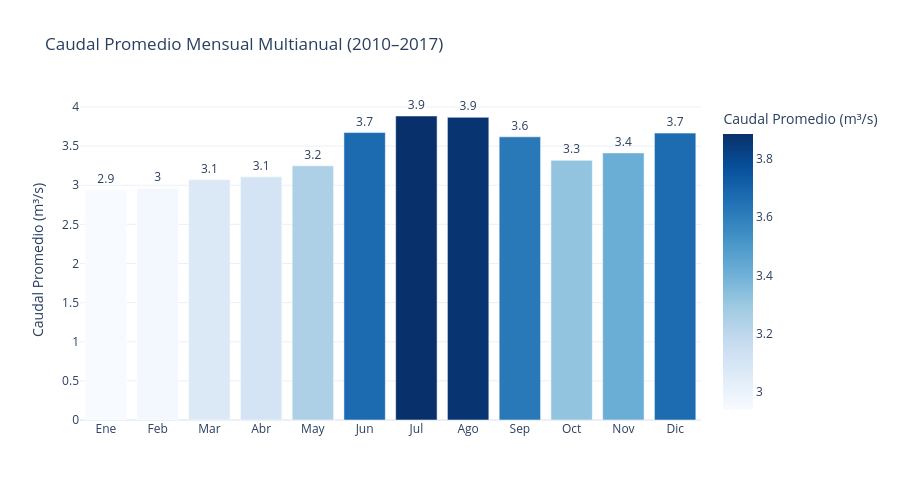

The notebook cell saved with this chart:
### Markdown cell above
## 9. Estacionalidad: Promedio Mensual de Caudal

El caudal en ríos colombianos suele mostrar un patrón **bimodal** (dos temporadas de lluvias).  
Calculamos el promedio mensual multianual para confirmar el patrón estacional.

### Code cell
# =============================================================================
# CONCEPTO: Estacionalidad — promedio mensual multianual (climatología)
# -----------------------------------------------------------------------------
# El promedio mensual multianual (también llamado "climatología del río") es
# el caudal medio de cada mes calculado sobre todos los años disponibles.
# Permite confirmar y cuantificar la estacionalidad del río.
#
# df.groupby(df.index.month): agrupa los registros por número de mes (1–12)
#   usando directamente el atributo .month del DatetimeIndex.
#   - .mean(): calcula la media del caudal para cada mes, promediando todos
#     los años del período (ej. todos los eneros 2010–2017).
#
# Lista de meses personalizados: se crea una lista "Mes" con abreviaciones
#   en español para usar como etiquetas en el eje X del gráfico, reemplazando
#   los números 1–12 que devuelve groupby().
#
# categoryorder="array" + categoryarray=meses: fuerza a Plotly a respetar el
#   orden cronológico de los meses (Ene → Dic), ya que por defecto px.bar
#   puede ordenar categorías alfabéticamente.
#
# color_continuous_scale="Blues": escala de color donde meses con mayor caudal
#   aparecen en azul oscuro, reforzando intuitivamente la idea de "más agua".
#
# CRITERIO DE USO: La climatología mensual es el primer paso para confirmar
# si la serie tiene estacionalidad antes de aplicar modelos SARIMA o
# descomposición STL. Si el patrón es bimodal (dos picos), se espera un
# ciclo anual de 12 meses con dos temporadas de lluvia.
# =============================================================================

# Abreviaciones de meses para etiquetas del eje X (orden cronológico español)
meses = ["Ene", "Feb", "Mar", "Abr", "May", "Jun", "Jul", "Ago", "Sep", "Oct", "Nov", "Dic"]

# Promedio mensual multianual: media de cada mes sobre todos los años
monthly_avg = df.groupby(df.index.month)["Caudal"].mean().reset_index()
monthly_avg.columns = ["Mes_num", "Caudal_Promedio"]

# Mapeo de número de mes a etiqueta textual
monthly_avg["Mes"] = [meses[m - 1] for m in monthly_avg["Mes_num"]]

fig = px.bar(
    monthly_avg,
    x="Mes",
    y="Caudal_Promedio",
    title="Caudal Promedio Mensual Multianual (2010–2017)",
    labels={"Caudal_Promedio": "Caudal Promedio (m³/s)", "Mes": ""},
    text=monthly_avg["Caudal_Promedio"].round(1),   # Etiqueta de valor sobre cada barra
    color="Caudal_Promedio",
    color_continuous_scale="Blues",                  # Azul oscuro = caudal más alto
)
fig.update_traces(textposition="outside")
fig.update_layout(
    width=900,
    height=500,
    xaxis=dict(categoryorder="array", categoryarray=meses),  # Orden cronológico forzado
    showlegend=False,
)
fig.show()

### Figure 1 — Plotly figure (JSON) as saved in the notebook; plotly's stock layout.template omitted (floating-point values rounded to 4 significant figures)
{"data": [{"hovertemplate": "=%{x}<br>Caudal Promedio (m³/s)=%{marker.color}<br>text=%{text}<extra></extra>", "legendgroup": "", "marker": {"color": [2.938, 2.959, 3.073, 3.107, 3.249, 3.673, 3.885, 3.868, 3.619, 3.318, 3.413, 3.666], "coloraxis": "coloraxis", "pattern": {"shape": ""}}, "name": "", "orientation": "v", "showlegend": false, "text": [2.9, 3.0, 3.1, 3.1, 3.2, 3.7, 3.9, 3.9, 3.6, 3.3, 3.4, 3.7], "textposition": "outside", "type": "bar", "x": ["Ene", "Feb", "Mar", "Abr", "May", "Jun", "Jul", "Ago", "Sep", "Oct", "Nov", "Dic"], "xaxis": "x", "y": [2.938, 2.959, 3.073, 3.107, 3.249, 3.673, 3.885, 3.868, 3.619, 3.318, 3.413, 3.666], "yaxis": "y"}], "layout": {"barmode": "relative", "coloraxis": {"colorbar": {"title": {"text": "Caudal Promedio (m³/s)"}}, "colorscale": [[0, "rgb(247,251,255)"], [0.125, "rgb(222,235,247)"], [0.25, "rgb(198,219,239)"], [0.375, "rgb(158,202,225)"], [0.5, "rgb(107,174,214)"], [0.625, "rgb(66,146,198)"], [0.75, "rgb(33,113,181)"], [0.875, "rgb(8,81,156)"], [1, "rgb(8,48,107)"]]}, "height": 500, "legend": {"tracegroupgap": 0}, "showlegend": false, "title": {"text": "Caudal Promedio Mensual Multianual (2010–2017)"}, "width": 900, "xaxis": {"anchor": "y", "categoryarray": ["Ene", "Feb", "Mar", "Abr", "May", "Jun", "Jul", "Ago", "Sep", "Oct", "Nov", "Dic"], "categoryorder": "array", "domain": [0, 1], "title": {"text": ""}}, "yaxis": {"anchor": "x", "domain": [0, 1], "title": {"text": "Caudal Promedio (m³/s)"}}}}
